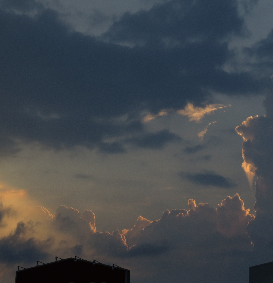
#> input picture Lesson_7/picture/sky.png, 273 x 283 px, found by its file name
$ python contrast_enhancement.py
#> lines starting #> are read from the running program, lines starting #| are printed output that depends on the picture
import cv2
import numpy as np

img_src = cv2.imread('picture/sky.png', 1)
#> img_src is the input picture: shape (283, 273, 3); mean B, G, R 76.7, 72, 67.4

min = 50
max = 150

table = np.arange(256, dtype = np.uint8)
for i in range(0, 255):
    if i < min:
        table[i] = 0
    elif max < i and i < 255:
        table[i] = 255
    else:
        table[i] = 255 * (i - min) / (max - min)

img_dst = cv2.LUT(img_src, table)
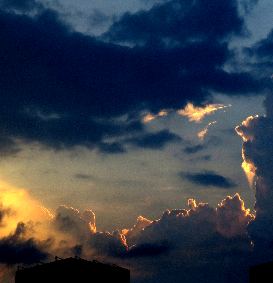
#> img_dst: shape (283, 273, 3); mean B, G, R 71.3, 59.4, 52.4

cv2.imwrite('picture/contrast_enchance.png', img_dst)
